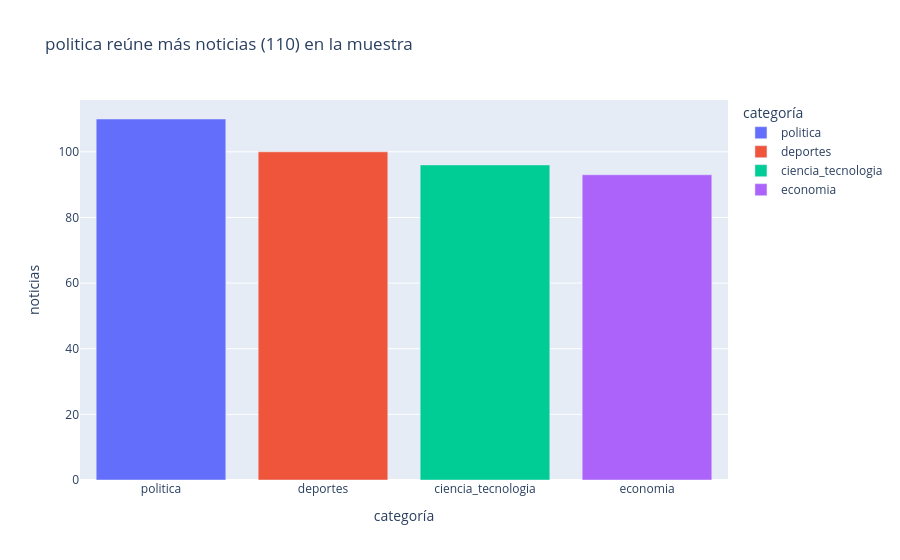

The cell this chart's notebook holds for it:
### Markdown cell above
## EDA · tres gráficos interactivos con conclusiones descriptivas generadas desde los datos

### Code cell
conteos = df['etiqueta'].value_counts().rename_axis('categoría').reset_index(name='noticias')
mayor = conteos.iloc[0]
fig = px.bar(conteos, x='categoría', y='noticias', color='categoría',
             title=f"{mayor['categoría']} reúne más noticias ({mayor['noticias']}) en la muestra")
fig.show()

### Figure 1 — Plotly figure (JSON) as saved in the notebook; plotly's stock layout.template omitted (floating-point values rounded to 4 significant figures)
{"data": [{"hovertemplate": "categoría=%{x}<br>noticias=%{y}<extra></extra>", "legendgroup": "politica", "marker": {"color": "#636efa", "pattern": {"shape": ""}}, "name": "politica", "orientation": "v", "showlegend": true, "textposition": "auto", "type": "bar", "x": ["politica"], "xaxis": "x", "y": [110], "yaxis": "y"}, {"hovertemplate": "categoría=%{x}<br>noticias=%{y}<extra></extra>", "legendgroup": "deportes", "marker": {"color": "#EF553B", "pattern": {"shape": ""}}, "name": "deportes", "orientation": "v", "showlegend": true, "textposition": "auto", "type": "bar", "x": ["deportes"], "xaxis": "x", "y": [100], "yaxis": "y"}, {"hovertemplate": "categoría=%{x}<br>noticias=%{y}<extra></extra>", "legendgroup": "ciencia_tecnologia", "marker": {"color": "#00cc96", "pattern": {"shape": ""}}, "name": "ciencia_tecnologia", "orientation": "v", "showlegend": true, "textposition": "auto", "type": "bar", "x": ["ciencia_tecnologia"], "xaxis": "x", "y": [96], "yaxis": "y"}, {"hovertemplate": "categoría=%{x}<br>noticias=%{y}<extra></extra>", "legendgroup": "economia", "marker": {"color": "#ab63fa", "pattern": {"shape": ""}}, "name": "economia", "orientation": "v", "showlegend": true, "textposition": "auto", "type": "bar", "x": ["economia"], "xaxis": "x", "y": [93], "yaxis": "y"}], "layout": {"barmode": "relative", "legend": {"title": {"text": "categoría"}, "tracegroupgap": 0}, "title": {"text": "politica reúne más noticias (110) en la muestra"}, "xaxis": {"anchor": "y", "categoryarray": ["politica", "deportes", "ciencia_tecnologia", "economia"], "categoryorder": "array", "domain": [0.0, 1.0], "title": {"text": "categoría"}}, "yaxis": {"anchor": "x", "domain": [0.0, 1.0], "title": {"text": "noticias"}}}}
